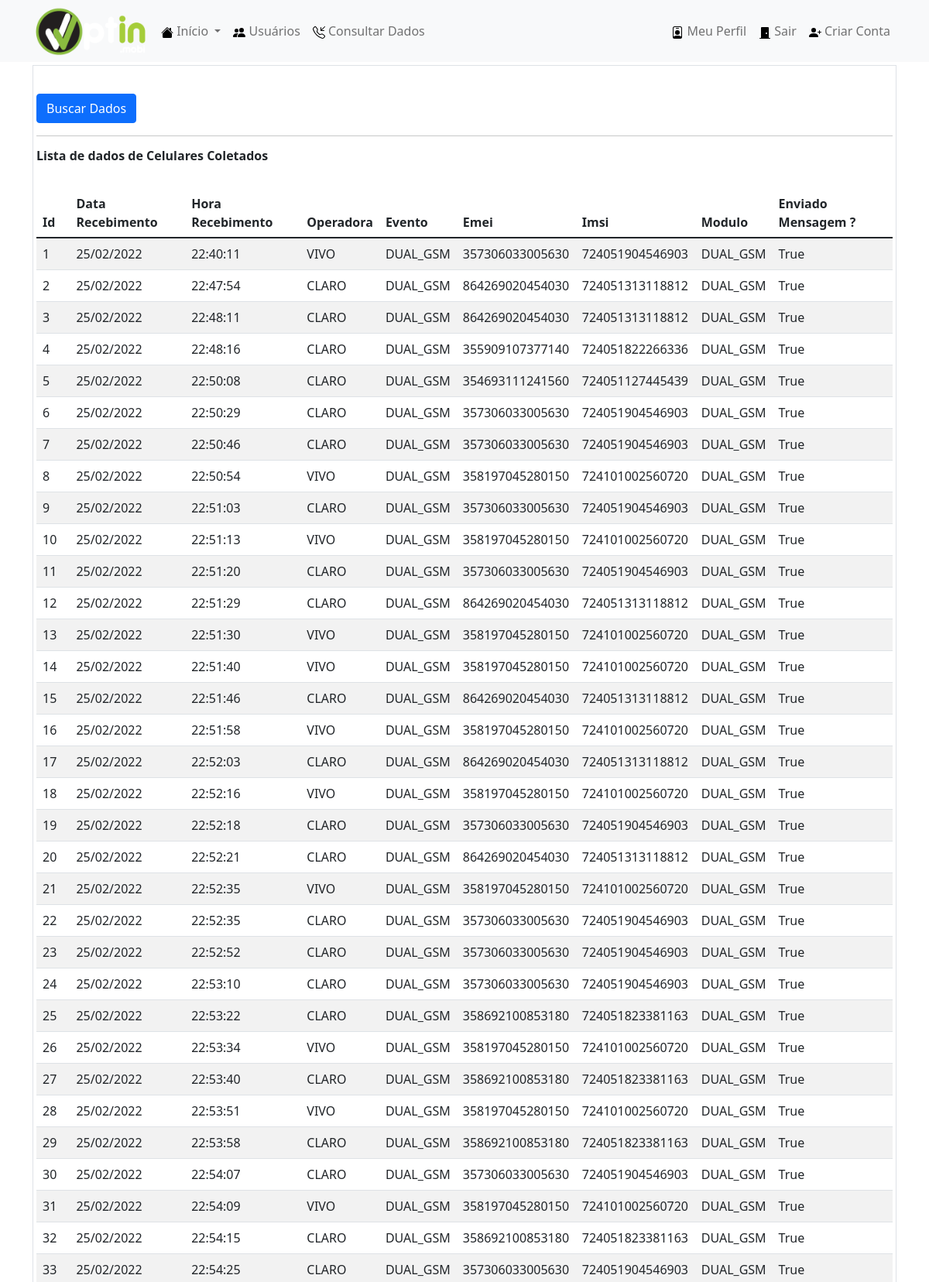
The app's page /consultardados (signed in, upper part) with its own data.
### plataformaSms/models.py (models this page shows)
class phone_data(database.Model):
    id = database.Column(database.Integer, primary_key=True)
    data_received = database.Column(database.String, nullable=False)
    hora_received = database.Column(database.String, nullable=False)
    operadora = database.Column(database.String, nullable=False)
    evento = database.Column(database.String, nullable=False)
    emei = database.Column(database.String, nullable=False)
    imsi = database.Column(database.String, nullable=False)
    modulo = database.Column(database.String, nullable=False)
    msg_sent = database.Column(database.Boolean, nullable=False)
    """ Criar relacionamentos entre tabelas """

### plataformaSms/routes.py (the view)
@app.route('/consultardados') #, methods=['GET', 'POST'])
@login_required
def consultarDados():
    form_ConsultarDados = FormConsultarDadosCentral()
    listarDados = phone_data.query.all()
    return render_template('gerenciarenvio.html', form_ConsultarDados=form_ConsultarDados, listarDados=listarDados)

### plataformaSms/forms.py
class FormConsultarDadosCentral(FlaskForm):
    botao_submit_ConsultarDados = SubmitField('Buscar Dados')

### plataformaSms/models.py (called while the page is built)
@login_manager.user_loader
def load_usuario(id_usuario):
    return Usuario.query.get(int(id_usuario))

### plataformaSms/templates/gerenciarenvio.html (shortened to what this page needs)
{% extends 'base.html' %}
{% block body %}
    <div class="container">
        <div class="row">
            <div class="col col-12">
                <form method="POST" action="" class="border p-1 mt-1">
                    <br>
                    {{ form_ConsultarDados.botao_submit_ConsultarDados(class="btn btn-primary mt-2")  }}
                    <hr>
                    <fieldset>
                           <div class="form-group">
                               <h6><strong>Lista de dados de Celulares Coletados</strong></h6>
                               <br>
                                <table id="tabdados" class="table table-striped">
                                    <thead>
                                        <tr>
                                            <th>Id</th>
                                            <th>Data Recebimento</th>
                                            <th>Hora Recebimento</th>
                                            <th>Operadora</th>
                                            <th>Evento</th>
                                            <th>Emei</th>
                                            <th>Imsi</th>
                                            <th>Modulo</th>
                                            <th>Enviado Mensagem ?</th>
                                    </thead>
                                    <tbody>
                                        {% for dado in listarDados %}
                                            <tr>
                                                <td>{{ dado.id }}</td>
                                                <td>{{ dado.data_received }}</td>
                                                <td>{{ dado.hora_received }}</td>
                                                <td>{{ dado.operadora }}</td>
                                                <td>{{ dado.evento }}</td>
                                                <td>{{ dado.emei }}</td>
                                                <td>{{ dado.imsi }}</td>
                                                <td>{{ dado.modulo }}</td>
                                                <td>{{ dado.msg_sent}}</td>
                                            </tr>
                                        {% endfor %}
                                    </tbody>
                                </table>
                           </div>
                    </fieldset>
                </form>
            </div>
        </div>
    </div>
{% endblock %}

### plataformaSms/templates/base.html (shortened to what this page needs)
<!DOCTYPE html>
<html lang="pt-BR">
<head>
    <link href="https://cdn.jsdelivr.net/npm/bootstrap@5.1.3/dist/css/bootstrap.min.css" rel="stylesheet">
    <link rel="stylesheet" type="text/css" href="{{ url_for('static', filename='main.css') }}">
</head>
<body>
    {% include 'navbar.html' %}
    {% block body %}
    {% endblock %}
</body>
</html>

### plataformaSms/templates/navbar.html (shortened to what this page needs)
<nav class="navbar navbar-expand-lg navbar-light bg-light">
  <div class="container-fluid container">
    <div class="image pe-2">
        <a href="/" id="navbarVoltarInicio">
            <img src="/static/icones/logo-optin.png" class="img-fluid" width="150">
        </a>
    </div>
    <div class="collapse navbar-collapse" id="navbarSupportedContent">
      <ul class="navbar-nav me-auto mb-2 mb-lg-0">
          <li class="nav-item dropdown">
                <a class="nav-link dropdown-toggle" href="/" id="navbarInicioMenuLink" role="button" data-bs-toggle="dropdown" aria-expanded="false">
                    <img src="/static/icons_bootstrap/house-fill.svg" alt="Bootstrap"> Início
                </a>
          </li>
          <li class="nav-item">
            <a class="nav-link" href="{{ url_for ('usuarios') }}">
                <img src="/static/icons_bootstrap/people-fill.svg" alt="Bootstrap"> Usuários
            </a>
          </li>
          <li class="nav-item">
            <a class="nav-link" href="{{ url_for ('consultarDados') }}">
                <img src="/static/icons_bootstrap/telephone-inbound.svg" alt="Bootstrap"> Consultar Dados
            </a>
          </li>
      </ul>
      <ul class="d-flex navbar-nav">
          {% if current_user.is_authenticated %}
              <li class="nav-item">
                <a class="nav-link" href="{{ url_for ('perfil') }}">
                    <img src="/static/icons_bootstrap/person-badge.svg" alt="Bootstrap"> Meu Perfil
                </a>
              </li>
              <li class="nav-item">
                <a class="nav-link" href="{{ url_for ('sair') }}">
                    <img src="/static/icons_bootstrap/door-closed-fill.svg" alt="Bootstrap"> Sair
                </a>
              </li>
          {% else %}
          <li class="nav-item">
            <a class="nav-link" href="{{ url_for ('login') }}">
                <img src="/static/icons_bootstrap/door-open-fill.svg" alt="Bootstrap"> Login</a>
          </li>
          {% endif %}
          <li class="nav-item">
            <a class="nav-link" href="{{ url_for ('login') }}">
                <img src="/static/icons_bootstrap/person-plus-fill.svg" alt="Bootstrap"> Criar Conta
            </a>
          </li>
      </ul>
    </div>
  </div>
</nav>

### records on screen
phone_data: id "1", data_received "25/02/2022", hora_received "22:40:11", operadora "VIVO", evento "DUAL_GSM", emei "357306033005630", imsi "724051904546903", modulo "DUAL_GSM", msg_sent "True"
phone_data: id "2", data_received "25/02/2022", hora_received "22:47:54", operadora "CLARO", evento "DUAL_GSM", emei "864269020454030", imsi "724051313118812", modulo "DUAL_GSM", msg_sent "True"
phone_data: id "3", data_received "25/02/2022", hora_received "22:48:11", operadora "CLARO", evento "DUAL_GSM", emei "864269020454030", imsi "724051313118812", modulo "DUAL_GSM", msg_sent "True"
phone_data: id "4", data_received "25/02/2022", hora_received "22:48:16", operadora "CLARO", evento "DUAL_GSM", emei "355909107377140", imsi "724051822266336", modulo "DUAL_GSM", msg_sent "True"
phone_data: id "5", data_received "25/02/2022", hora_received "22:50:08", operadora "CLARO", evento "DUAL_GSM", emei "354693111241560", imsi "724051127445439", modulo "DUAL_GSM", msg_sent "True"
phone_data: id "6", data_received "25/02/2022", hora_received "22:50:29", operadora "CLARO", evento "DUAL_GSM", emei "357306033005630", imsi "724051904546903", modulo "DUAL_GSM", msg_sent "True"
phone_data: id "7", data_received "25/02/2022", hora_received "22:50:46", operadora "CLARO", evento "DUAL_GSM", emei "357306033005630", imsi "724051904546903", modulo "DUAL_GSM", msg_sent "True"
phone_data: id "8", data_received "25/02/2022", hora_received "22:50:54", operadora "VIVO", evento "DUAL_GSM", emei "358197045280150", imsi "724101002560720", modulo "DUAL_GSM", msg_sent "True"
phone_data: id "9", data_received "25/02/2022", hora_received "22:51:03", operadora "CLARO", evento "DUAL_GSM", emei "357306033005630", imsi "724051904546903", modulo "DUAL_GSM", msg_sent "True"
phone_data: id "10", data_received "25/02/2022", hora_received "22:51:13", operadora "VIVO", evento "DUAL_GSM", emei "358197045280150", imsi "724101002560720", modulo "DUAL_GSM", msg_sent "True"
phone_data: id "11", data_received "25/02/2022", hora_received "22:51:20", operadora "CLARO", evento "DUAL_GSM", emei "357306033005630", imsi "724051904546903", modulo "DUAL_GSM", msg_sent "True"
phone_data: id "12", data_received "25/02/2022", hora_received "22:51:29", operadora "CLARO", evento "DUAL_GSM", emei "864269020454030", imsi "724051313118812", modulo "DUAL_GSM", msg_sent "True"
phone_data: id "13", data_received "25/02/2022", hora_received "22:51:30", operadora "VIVO", evento "DUAL_GSM", emei "358197045280150", imsi "724101002560720", modulo "DUAL_GSM", msg_sent "True"
phone_data: id "14", data_received "25/02/2022", hora_received "22:51:40", operadora "VIVO", evento "DUAL_GSM", emei "358197045280150", imsi "724101002560720", modulo "DUAL_GSM", msg_sent "True"
phone_data: id "15", data_received "25/02/2022", hora_received "22:51:46", operadora "CLARO", evento "DUAL_GSM", emei "864269020454030", imsi "724051313118812", modulo "DUAL_GSM", msg_sent "True"
phone_data: id "16", data_received "25/02/2022", hora_received "22:51:58", operadora "VIVO", evento "DUAL_GSM", emei "358197045280150", imsi "724101002560720", modulo "DUAL_GSM", msg_sent "True"
phone_data: id "17", data_received "25/02/2022", hora_received "22:52:03", operadora "CLARO", evento "DUAL_GSM", emei "864269020454030", imsi "724051313118812", modulo "DUAL_GSM", msg_sent "True"
phone_data: id "18", data_received "25/02/2022", hora_received "22:52:16", operadora "VIVO", evento "DUAL_GSM", emei "358197045280150", imsi "724101002560720", modulo "DUAL_GSM", msg_sent "True"
phone_data: id "19", data_received "25/02/2022", hora_received "22:52:18", operadora "CLARO", evento "DUAL_GSM", emei "357306033005630", imsi "724051904546903", modulo "DUAL_GSM", msg_sent "True"
phone_data: id "20", data_received "25/02/2022", hora_received "22:52:21", operadora "CLARO", evento "DUAL_GSM", emei "864269020454030", imsi "724051313118812", modulo "DUAL_GSM", msg_sent "True"
phone_data: id "21", data_received "25/02/2022", hora_received "22:52:35", operadora "VIVO", evento "DUAL_GSM", emei "358197045280150", imsi "724101002560720", modulo "DUAL_GSM", msg_sent "True"
phone_data: id "22", data_received "25/02/2022", hora_received "22:52:35", operadora "CLARO", evento "DUAL_GSM", emei "357306033005630", imsi "724051904546903", modulo "DUAL_GSM", msg_sent "True"
phone_data: id "23", data_received "25/02/2022", hora_received "22:52:52", operadora "CLARO", evento "DUAL_GSM", emei "357306033005630", imsi "724051904546903", modulo "DUAL_GSM", msg_sent "True"
phone_data: id "24", data_received "25/02/2022", hora_received "22:53:10", operadora "CLARO", evento "DUAL_GSM", emei "357306033005630", imsi "724051904546903", modulo "DUAL_GSM", msg_sent "True"
phone_data: id "25", data_received "25/02/2022", hora_received "22:53:22", operadora "CLARO", evento "DUAL_GSM", emei "358692100853180", imsi "724051823381163", modulo "DUAL_GSM", msg_sent "True"
phone_data: id "26", data_received "25/02/2022", hora_received "22:53:34", operadora "VIVO", evento "DUAL_GSM", emei "358197045280150", imsi "724101002560720", modulo "DUAL_GSM", msg_sent "True"
phone_data: id "27", data_received "25/02/2022", hora_received "22:53:40", operadora "CLARO", evento "DUAL_GSM", emei "358692100853180", imsi "724051823381163", modulo "DUAL_GSM", msg_sent "True"
phone_data: id "28", data_received "25/02/2022", hora_received "22:53:51", operadora "VIVO", evento "DUAL_GSM", emei "358197045280150", imsi "724101002560720", modulo "DUAL_GSM", msg_sent "True"
phone_data: id "29", data_received "25/02/2022", hora_received "22:53:58", operadora "CLARO", evento "DUAL_GSM", emei "358692100853180", imsi "724051823381163", modulo "DUAL_GSM", msg_sent "True"
phone_data: id "30", data_received "25/02/2022", hora_received "22:54:07", operadora "CLARO", evento "DUAL_GSM", emei "357306033005630", imsi "724051904546903", modulo "DUAL_GSM", msg_sent "True"
phone_data: id "31", data_received "25/02/2022", hora_received "22:54:09", operadora "VIVO", evento "DUAL_GSM", emei "358197045280150", imsi "724101002560720", modulo "DUAL_GSM", msg_sent "True"
phone_data: id "32", data_received "25/02/2022", hora_received "22:54:15", operadora "CLARO", evento "DUAL_GSM", emei "358692100853180", imsi "724051823381163", modulo "DUAL_GSM", msg_sent "True"
phone_data: id "33", data_received "25/02/2022", hora_received "22:54:25", operadora "CLARO", evento "DUAL_GSM", emei "357306033005630", imsi "724051904546903", modulo "DUAL_GSM", msg_sent "True"
